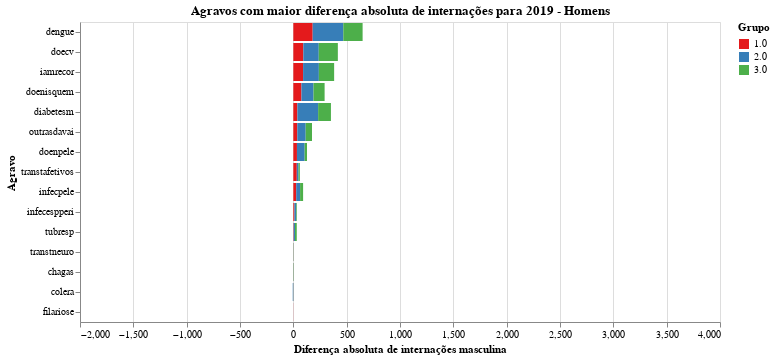

The code cell stored with this chart in its notebook:
### Code cell
chart = plot_grafico_dif(df_19, df_r,
                         'inter_homem', 
                         "Agravos com maior diferença absoluta de internações para 2019 - Homens",
                        "Diferença absoluta de internações masculina")

#chart.save('tx_bruta_h.svg')
chart

### Figure 1 — Vega-Lite specification as saved in the notebook (floating-point values rounded to 4 significant figures)
{"config": {"view": {"continuousWidth": 400, "continuousHeight": 300}, "range": {"category": {"scheme": "set1"}}}, "data": {"name": "data-ec2c8fe3e566c9b41f0891f62acc1fa3"}, "mark": "bar", "encoding": {"color": {"type": "nominal", "field": "grupo", "title": "Grupo"}, "order": {"type": "nominal", "field": "grupo", "sort": "ascending"}, "tooltip": {"type": "quantitative", "field": "taxa"}, "x": {"type": "quantitative", "field": "taxa", "scale": {"domain": [-2000, 4000]}, "title": "Diferença absoluta de internações masculina"}, "y": {"type": "nominal", "field": "agravo", "sort": null, "title": "Agravo"}}, "title": "Agravos com maior diferença absoluta de internações para 2019 - Homens", "width": 640, "$schema": "https://vega.github.io/schema/vega-lite/v4.8.1.json", "datasets": {"data-ec2c8fe3e566c9b41f0891f62acc1fa3": [{"agravo": "dengue", "grupo": "1.0", "taxa": 181.4}, {"agravo": "dengue", "grupo": "2.0", "taxa": 287.0}, {"agravo": "dengue", "grupo": "3.0", "taxa": 181.0}, {"agravo": "doecv", "grupo": "1.0", "taxa": 93.67}, {"agravo": "doecv", "grupo": "2.0", "taxa": 144.8}, {"agravo": "doecv", "grupo": "3.0", "taxa": 178.9}, {"agravo": "iamrecor", "grupo": "1.0", "taxa": 91.44}, {"agravo": "iamrecor", "grupo": "2.0", "taxa": 147.9}, {"agravo": "iamrecor", "grupo": "3.0", "taxa": 143.2}, {"agravo": "doenisquem", "grupo": "1.0", "taxa": 76.11}, {"agravo": "doenisquem", "grupo": "2.0", "taxa": 113.0}, {"agravo": "doenisquem", "grupo": "3.0", "taxa": 104.1}, {"agravo": "diabetesm", "grupo": "1.0", "taxa": 37.78}, {"agravo": "diabetesm", "grupo": "2.0", "taxa": 194.7}, {"agravo": "diabetesm", "grupo": "3.0", "taxa": 120.1}, {"agravo": "outrasdavai", "grupo": "1.0", "taxa": 37.11}, {"agravo": "outrasdavai", "grupo": "2.0", "taxa": 78.67}, {"agravo": "outrasdavai", "grupo": "3.0", "taxa": 59.22}, {"agravo": "doenpele", "grupo": "1.0", "taxa": 33.89}, {"agravo": "doenpele", "grupo": "2.0", "taxa": 72.0}, {"agravo": "doenpele", "grupo": "3.0", "taxa": 22.11}, {"agravo": "transtafetivos", "grupo": "1.0", "taxa": 32.44}, {"agravo": "transtafetivos", "grupo": "2.0", "taxa": 16.11}, {"agravo": "transtafetivos", "grupo": "3.0", "taxa": 12.33}, {"agravo": "infecpele", "grupo": "1.0", "taxa": 27.0}, {"agravo": "infecpele", "grupo": "2.0", "taxa": 36.33}, {"agravo": "infecpele", "grupo": "3.0", "taxa": 28.22}, {"agravo": "infecespperi", "grupo": "1.0", "taxa": 9.889}, {"agravo": "infecespperi", "grupo": "2.0", "taxa": 17.33}, {"agravo": "infecespperi", "grupo": "3.0", "taxa": 6.222}, {"agravo": "tubresp", "grupo": "1.0", "taxa": 3.778}, {"agravo": "tubresp", "grupo": "2.0", "taxa": 11.67}, {"agravo": "tubresp", "grupo": "3.0", "taxa": 16.78}, {"agravo": "transtneuro", "grupo": "1.0", "taxa": 1.444}, {"agravo": "transtneuro", "grupo": "2.0", "taxa": 1.444}, {"agravo": "transtneuro", "grupo": "3.0", "taxa": 1.667}, {"agravo": "chagas", "grupo": "1.0", "taxa": 1.333}, {"agravo": "chagas", "grupo": "2.0", "taxa": -1.556}, {"agravo": "chagas", "grupo": "3.0", "taxa": 2.667}, {"agravo": "colera", "grupo": "1.0", "taxa": 1.333}, {"agravo": "colera", "grupo": "2.0", "taxa": -5.444}, {"agravo": "colera", "grupo": "3.0", "taxa": 0.8889}, {"agravo": "filariose", "grupo": "1.0", "taxa": 1.0}, {"agravo": "filariose", "grupo": "2.0", "taxa": -0.1111}, {"agravo": "filariose", "grupo": "3.0", "taxa": 0.0}]}}
